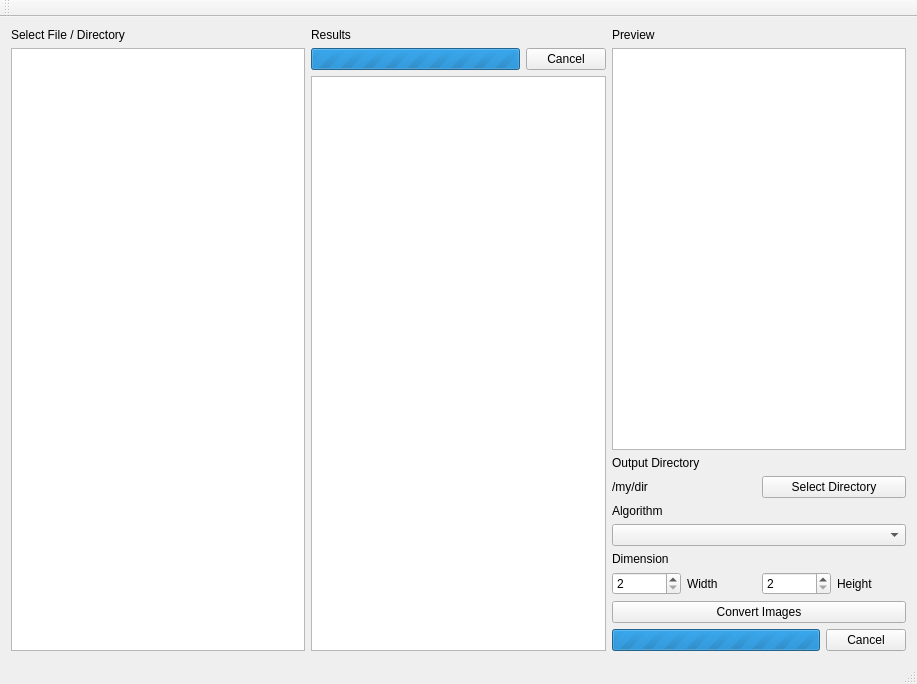
<?xml version="1.0" encoding="UTF-8"?>
<ui version="4.0">
 <class>MainWindow</class>
 <widget class="QMainWindow" name="MainWindow">
  <property name="geometry">
   <rect>
    <x>0</x>
    <y>0</y>
    <width>917</width>
    <height>684</height>
   </rect>
  </property>
  <property name="windowTitle">
   <string>Batch Image Processor</string>
  </property>
  <widget class="QWidget" name="centralWidget">
   <property name="sizePolicy">
    <sizepolicy hsizetype="Preferred" vsizetype="Preferred">
     <horstretch>0</horstretch>
     <verstretch>0</verstretch>
    </sizepolicy>
   </property>
   <layout class="QVBoxLayout" name="verticalLayout_2">
    <item>
     <layout class="QHBoxLayout" name="horizontalLayout">
      <item>
       <layout class="QVBoxLayout" name="left">
        <item>
         <widget class="QLabel" name="labelSelectFiles">
          <property name="text">
           <string>Select File / Directory</string>
          </property>
         </widget>
        </item>
        <item>
         <widget class="QTreeView" name="dirSelector"/>
        </item>
       </layout>
      </item>
      <item>
       <layout class="QVBoxLayout" name="middle">
        <item>
         <widget class="QLabel" name="label_2">
          <property name="text">
           <string>Results</string>
          </property>
         </widget>
        </item>
        <item>
         <layout class="QHBoxLayout" name="horizontalLayout_2">
          <item>
           <widget class="QProgressBar" name="progressBarLoadingFiles">
            <property name="maximum">
             <number>0</number>
            </property>
            <property name="value">
             <number>-1</number>
            </property>
           </widget>
          </item>
          <item>
           <widget class="QPushButton" name="buttonCancel">
            <property name="text">
             <string>Cancel</string>
            </property>
           </widget>
          </item>
         </layout>
        </item>
        <item>
         <widget class="QListView" name="imagesList"/>
        </item>
       </layout>
      </item>
      <item>
       <layout class="QVBoxLayout" name="right">
        <item>
         <widget class="QLabel" name="labelPreview">
          <property name="text">
           <string>Preview</string>
          </property>
         </widget>
        </item>
        <item>
         <widget class="QGraphicsView" name="imagePreview"/>
        </item>
        <item>
         <widget class="QLabel" name="labelSelectOutputDir">
          <property name="text">
           <string>Output Directory</string>
          </property>
         </widget>
        </item>
        <item>
         <layout class="QHBoxLayout" name="horizontalLayout_3">
          <item>
           <widget class="QLabel" name="labelOutputDir">
            <property name="text">
             <string>/my/dir</string>
            </property>
           </widget>
          </item>
          <item>
           <widget class="QPushButton" name="buttonOutput">
            <property name="text">
             <string>Select Directory</string>
            </property>
           </widget>
          </item>
         </layout>
        </item>
        <item>
         <widget class="QLabel" name="labelAlgo">
          <property name="text">
           <string>Algorithm</string>
          </property>
         </widget>
        </item>
        <item>
         <widget class="QComboBox" name="algoSelector"/>
        </item>
        <item>
         <widget class="QLabel" name="labelDimension">
          <property name="text">
           <string>Dimension</string>
          </property>
         </widget>
        </item>
        <item>
         <layout class="QHBoxLayout" name="horizontalLayout_4">
          <item>
           <widget class="QSpinBox" name="spinBoxW">
            <property name="minimum">
             <number>2</number>
            </property>
            <property name="maximum">
             <number>10000</number>
            </property>
            <property name="value">
             <number>2</number>
            </property>
           </widget>
          </item>
          <item>
           <widget class="QLabel" name="labelWidth">
            <property name="text">
             <string>Width</string>
            </property>
           </widget>
          </item>
          <item>
           <widget class="QSpinBox" name="spinBoxH">
            <property name="minimum">
             <number>2</number>
            </property>
            <property name="maximum">
             <number>10000</number>
            </property>
           </widget>
          </item>
          <item>
           <widget class="QLabel" name="labelHeight">
            <property name="text">
             <string>Height</string>
            </property>
           </widget>
          </item>
         </layout>
        </item>
        <item>
         <widget class="QPushButton" name="buttonConvert">
          <property name="text">
           <string>Convert Images</string>
          </property>
         </widget>
        </item>
        <item>
         <layout class="QHBoxLayout" name="convertStatusLayout">
          <item>
           <widget class="QProgressBar" name="progressBarConvert">
            <property name="maximum">
             <number>0</number>
            </property>
            <property name="value">
             <number>-1</number>
            </property>
           </widget>
          </item>
          <item>
           <widget class="QPushButton" name="buttonCancelConvert">
            <property name="text">
             <string>Cancel</string>
            </property>
           </widget>
          </item>
         </layout>
        </item>
       </layout>
      </item>
     </layout>
    </item>
   </layout>
  </widget>
  <widget class="QMenuBar" name="menuBar">
   <property name="geometry">
    <rect>
     <x>0</x>
     <y>0</y>
     <width>917</width>
     <height>21</height>
    </rect>
   </property>
  </widget>
  <widget class="QToolBar" name="mainToolBar">
   <attribute name="toolBarArea">
    <enum>TopToolBarArea</enum>
   </attribute>
   <attribute name="toolBarBreak">
    <bool>false</bool>
   </attribute>
  </widget>
  <widget class="QStatusBar" name="statusBar"/>
 </widget>
 <layoutdefault spacing="6" margin="11"/>
 <resources/>
 <connections/>
</ui>
